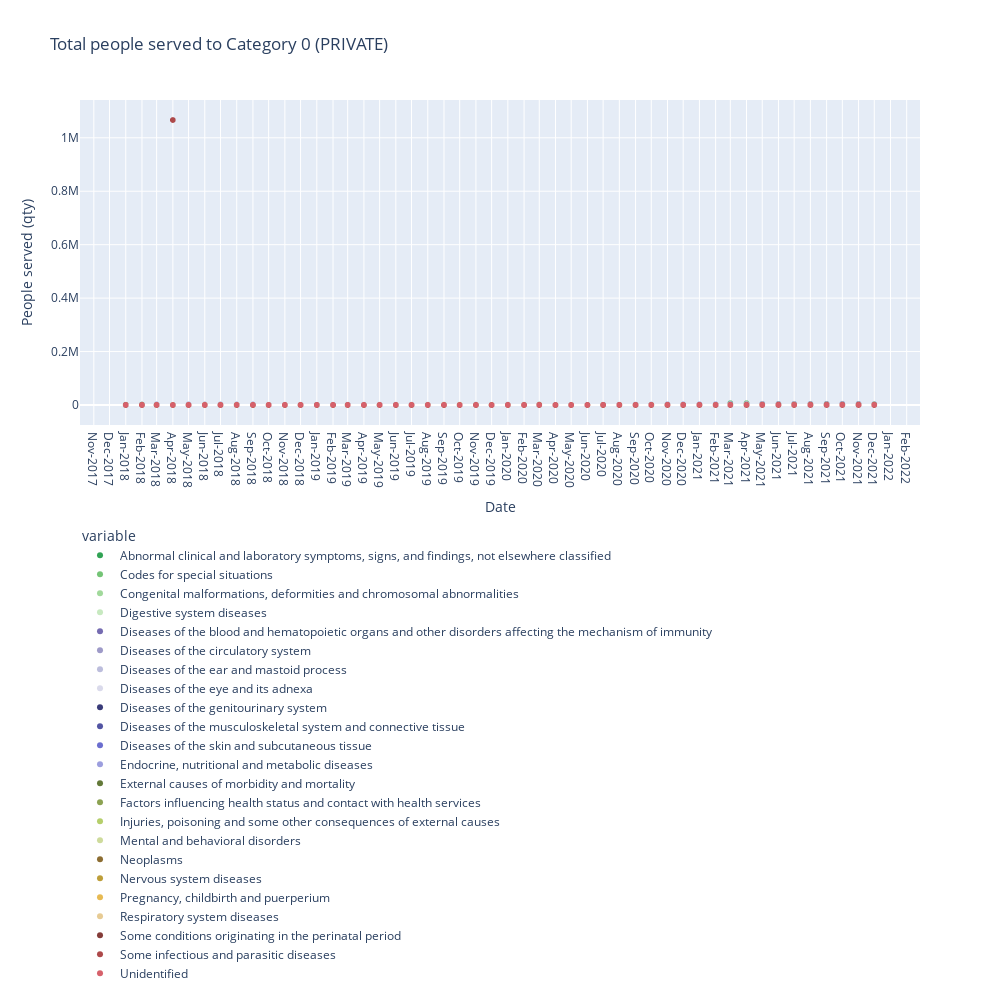

Source (notebook cell):
### Code cell
df = pd.concat([data_temp['DATE'],data_temp['PRIVATE']], axis=1)
#df = top_of_df(df, top = 10)

columns_name = list(df.columns)[1:]
columns_colors = [dict_colors[i] for i in columns_name]


# fig = px.line(df, x="DATE", y=columns_name,
#               hover_data={"DATE": "|%B %d, %Y"},
#               color_discrete_sequence=columns_colors,
#               labels={
#                      "value": "People served (qty)",
#                      "DATE": "Date",
#                      "SECTOR2": "Sector"
#                  },
#               title='Diagnosis to Category ' + CATEGORIA_STUDIO + ' (PRIVADO)',
#               width=800, height=1000)

fig = px.scatter(df, x="DATE", y=columns_name,
                 hover_data={"DATE": "|%Y %M"},
                 color_discrete_sequence=columns_colors,
                 labels={
                     "value": "People served (qty)",
                     "DATE": "Date",
                     "SECTOR": "Sector"
                 },
                 title='Total people served to Category ' + CATEGORIA_STUDIO + ' (PRIVATE)',
                 width=1000, height=1000)

fig.update_layout(legend=dict(yanchor="top",
                              y=-0.3,
                              xanchor="left",
                              x=0
                             ),
                  showlegend=True
                 )

fig.update_xaxes(
    dtick="M1",
    tickformat="%b-%Y")
fig.show()
